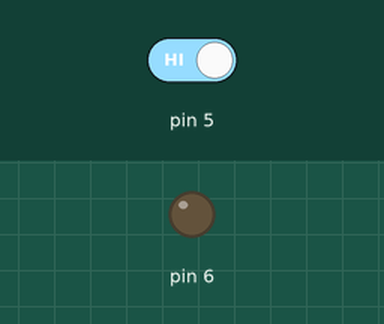
The sketch below on a simulated Arduino Uno, built with avr-gcc and run on an emulated ATmega328P. Parts: output pins drawn as LEDs (lit = HIGH). Inputs (shaded band) come from the test bench; at power-on: pin 5 HIGH.

Above: at 1.2 s.
1.3 s: pin 5 driven LOW
At 2.2 s:
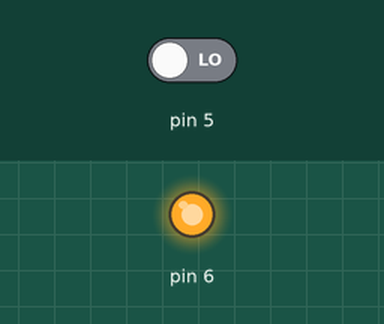
2.9 s: pin 5 driven HIGH
At 3.4 s:
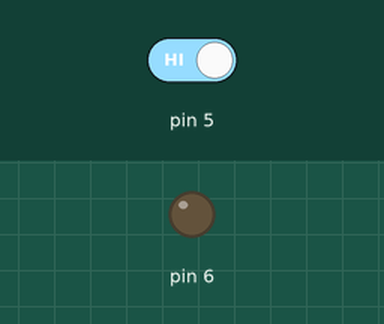
Timing chart, 0 to 5.9 s (numbered marks = the images above; inputs shaded):
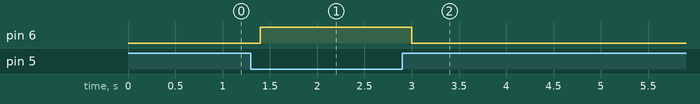

The sketch:

dddd.ino
```cpp
int Liquid_level=0;


void setup() {
  pinMode(5,INPUT);
  pinMode(6,OUTPUT);
}

void loop() {
  Liquid_level = digitalRead(5);
  if (Liquid_level == 0)
  {
    digitalWrite(6,HIGH);
    delay(200);
  }
  if (Liquid_level == 1)
  {
    digitalWrite(6,LOW);
  }
  delay(200);

}
```

Measured:
- after the input at 1.3 s, pin 6: LOW → HIGH after 0.10 s
- after the input at 2.9 s, pin 6: HIGH → LOW after 0.10 s
